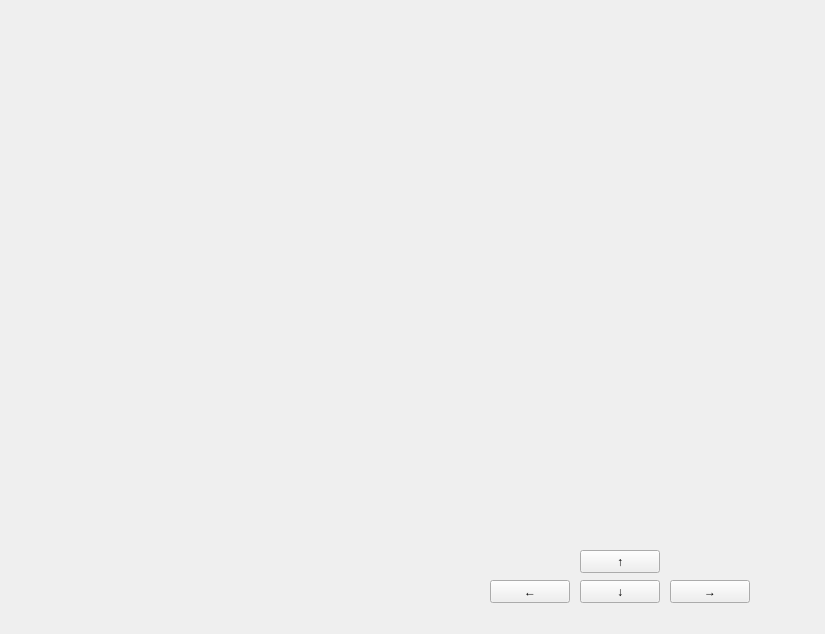
<?xml version="1.0" encoding="UTF-8"?>
<ui version="4.0">
 <class>Form</class>
 <widget class="QWidget" name="Form">
  <property name="geometry">
   <rect>
    <x>0</x>
    <y>0</y>
    <width>825</width>
    <height>634</height>
   </rect>
  </property>
  <property name="windowTitle">
   <string>Form</string>
  </property>
  <widget class="QPushButton" name="left_btn">
   <property name="geometry">
    <rect>
     <x>490</x>
     <y>580</y>
     <width>80</width>
     <height>23</height>
    </rect>
   </property>
   <property name="text">
    <string>←</string>
   </property>
  </widget>
  <widget class="QPushButton" name="down_btn">
   <property name="geometry">
    <rect>
     <x>580</x>
     <y>580</y>
     <width>80</width>
     <height>23</height>
    </rect>
   </property>
   <property name="text">
    <string>↓</string>
   </property>
  </widget>
  <widget class="QPushButton" name="up_btn">
   <property name="geometry">
    <rect>
     <x>580</x>
     <y>550</y>
     <width>80</width>
     <height>23</height>
    </rect>
   </property>
   <property name="text">
    <string>↑</string>
   </property>
  </widget>
  <widget class="QPushButton" name="right_btn">
   <property name="geometry">
    <rect>
     <x>670</x>
     <y>580</y>
     <width>80</width>
     <height>23</height>
    </rect>
   </property>
   <property name="text">
    <string>→</string>
   </property>
  </widget>
  <widget class="QLabel" name="cameraLb">
   <property name="geometry">
    <rect>
     <x>230</x>
     <y>110</y>
     <width>351</width>
     <height>321</height>
    </rect>
   </property>
   <property name="text">
    <string/>
   </property>
  </widget>
 </widget>
 <resources/>
 <connections>
  <connection>
   <sender>up_btn</sender>
   <signal>clicked()</signal>
   <receiver>Form</receiver>
   <slot>up()</slot>
   <hints>
    <hint type="sourcelabel">
     <x>633</x>
     <y>553</y>
    </hint>
    <hint type="destinationlabel">
     <x>633</x>
     <y>518</y>
    </hint>
   </hints>
  </connection>
  <connection>
   <sender>left_btn</sender>
   <signal>clicked()</signal>
   <receiver>Form</receiver>
   <slot>left()</slot>
   <hints>
    <hint type="sourcelabel">
     <x>512</x>
     <y>592</y>
    </hint>
    <hint type="destinationlabel">
     <x>454</x>
     <y>591</y>
    </hint>
   </hints>
  </connection>
  <connection>
   <sender>down_btn</sender>
   <signal>clicked()</signal>
   <receiver>Form</receiver>
   <slot>down()</slot>
   <hints>
    <hint type="sourcelabel">
     <x>597</x>
     <y>590</y>
    </hint>
    <hint type="destinationlabel">
     <x>600</x>
     <y>612</y>
    </hint>
   </hints>
  </connection>
  <connection>
   <sender>right_btn</sender>
   <signal>clicked()</signal>
   <receiver>Form</receiver>
   <slot>right()</slot>
   <hints>
    <hint type="sourcelabel">
     <x>742</x>
     <y>590</y>
    </hint>
    <hint type="destinationlabel">
     <x>772</x>
     <y>591</y>
    </hint>
   </hints>
  </connection>
 </connections>
 <slots>
  <slot>up()</slot>
  <slot>down()</slot>
  <slot>left()</slot>
  <slot>right()</slot>
 </slots>
</ui>
